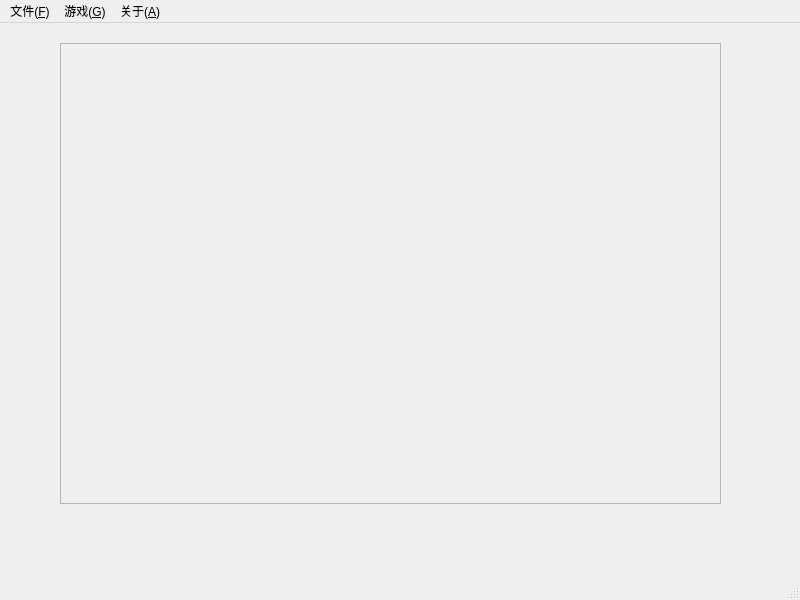
<?xml version="1.0" encoding="UTF-8"?>
<ui version="4.0">
 <class>MainWindow</class>
 <widget class="QMainWindow" name="MainWindow">
  <property name="geometry">
   <rect>
    <x>0</x>
    <y>0</y>
    <width>800</width>
    <height>600</height>
   </rect>
  </property>
  <property name="windowTitle">
   <string>学点编程吧--拼图小游戏</string>
  </property>
  <widget class="QWidget" name="centralWidget">
   <widget class="QFrame" name="frame">
    <property name="geometry">
     <rect>
      <x>60</x>
      <y>20</y>
      <width>661</width>
      <height>461</height>
     </rect>
    </property>
    <property name="frameShape">
     <enum>QFrame::StyledPanel</enum>
    </property>
    <property name="frameShadow">
     <enum>QFrame::Raised</enum>
    </property>
   </widget>
  </widget>
  <widget class="QMenuBar" name="menuBar">
   <property name="geometry">
    <rect>
     <x>0</x>
     <y>0</y>
     <width>800</width>
     <height>26</height>
    </rect>
   </property>
   <widget class="QMenu" name="menu_F">
    <property name="title">
     <string>文件(&amp;F)</string>
    </property>
    <addaction name="action_O"/>
    <addaction name="separator"/>
    <addaction name="action_E"/>
   </widget>
   <widget class="QMenu" name="menu_G">
    <property name="title">
     <string>游戏(&amp;G)</string>
    </property>
    <addaction name="action_R"/>
    <addaction name="separator"/>
    <addaction name="action_P"/>
   </widget>
   <widget class="QMenu" name="menu_A">
    <property name="title">
     <string>关于(&amp;A)</string>
    </property>
    <addaction name="action_J"/>
   </widget>
   <addaction name="menu_F"/>
   <addaction name="menu_G"/>
   <addaction name="menu_A"/>
  </widget>
  <widget class="QStatusBar" name="statusBar"/>
  <action name="action_O">
   <property name="text">
    <string>打开图片(&amp;O)</string>
   </property>
   <property name="statusTip">
    <string>打开图片</string>
   </property>
  </action>
  <action name="action_E">
   <property name="text">
    <string>退出游戏(&amp;E)</string>
   </property>
   <property name="statusTip">
    <string>退出游戏</string>
   </property>
  </action>
  <action name="action_R">
   <property name="text">
    <string>重新开始(&amp;R)</string>
   </property>
   <property name="statusTip">
    <string>重新开始游戏</string>
   </property>
  </action>
  <action name="action_S">
   <property name="text">
    <string>难度选择(&amp;S)</string>
   </property>
  </action>
  <action name="action_P">
   <property name="text">
    <string>显示还原后的图片(&amp;P)</string>
   </property>
  </action>
  <action name="action_J">
   <property name="text">
    <string>关于拼图小游戏(J)</string>
   </property>
  </action>
 </widget>
 <resources/>
 <connections/>
</ui>
